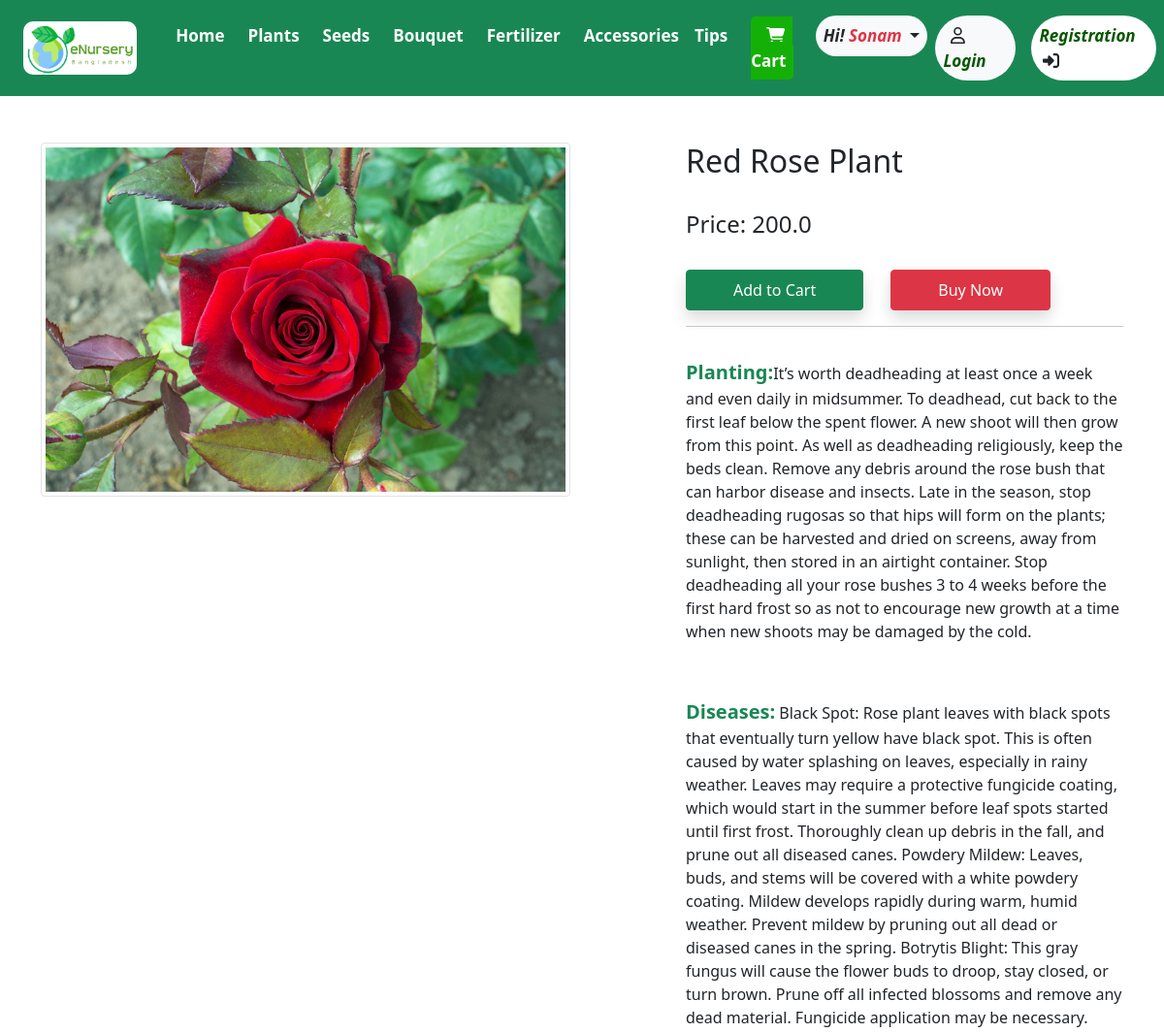
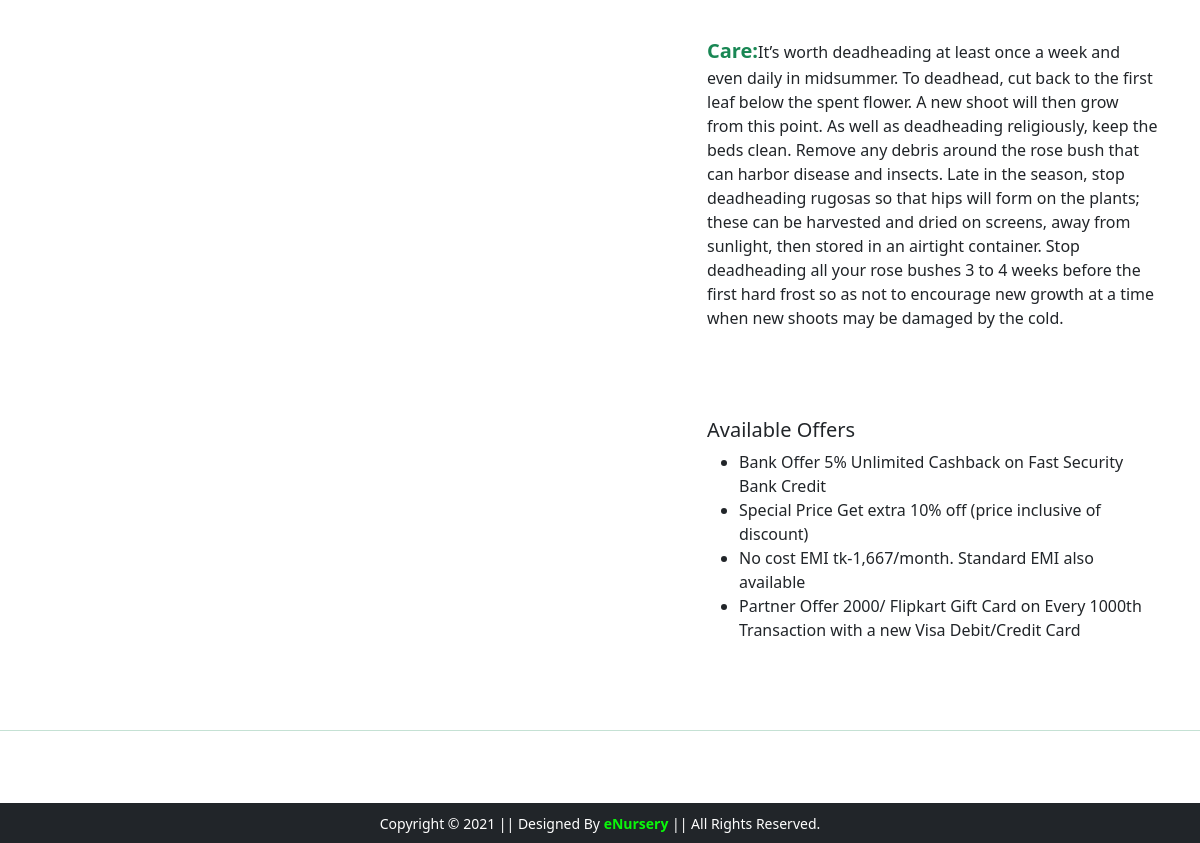
The app's page /product-detail/5 with its own data (2 pictures, top to bottom).
### app/models.py (models this page shows, shortened)
class Product(models.Model):
    title = models.CharField(max_length=60)
    price = models.FloatField(max_length=10)
    planting = models.TextField(max_length=10000, blank=True)
    care = models.TextField(max_length=10000, blank=True)
    diseases = models.TextField(max_length=1000, blank=True)
    uses = models.TextField(max_length=1000, blank=True)
    grade = models.CharField(max_length=20)
    category = models.CharField(choices=CATEGORY_CHOICE, max_length=20)
    product_image = models.ImageField(upload_to='productimg')

### app/views.py (the view)
# urls.py: path('product-detail/<int:pk>', views.ProductDetailView.as_view(), name='product-detail'),
class ProductDetailView(View):
    def get(self, request, pk):
        product = Product.objects.get(pk=pk)
        return render(request, 'app/productdetail.html', {'product': product})

### app/templates/app/productdetail.html (shortened to what this page needs)
{% extends 'app/base.html' %}
{% load static %}
{% block main-content %}
<div class="container my-5">
 <div class="row">
  <div class="col-sm-6 text-center align-self-lg-start">
   <img src="{{product.product_image.url}}" alt="" class="img-fluid img-thumbnail">
  </div>
  <div class="col-sm-5 offset-sm-1">
   <h2>{{product.title}}</h2> <br>
   <h4>Price: {{product.price}}</h4> <br>
   <a href="{% url 'add-to-cart' %}" class="btn btn-success shadow px-5 py-2">Add to Cart</a>
   <a href="{% url 'buy-now' %}" class="btn btn-danger shadow px-5 py-2 ms-4">Buy Now</a>
   <hr>
    <p class="py-3"><span class="fw-bold text-success fs-5">Planting:</span>{{product.planting}}</p> <br>
    <p><span class="fw-bold text-success fs-5">Diseases:</span> {{product.diseases}}</p> <br>
    <p><span class="fw-bold text-success fs-5">Care:</span>{{product.care}}  </p> <br>
   <h5 class="mt-5">Available Offers</h5>
   <ul>
    <li>Bank Offer 5% Unlimited Cashback on Fast Security Bank Credit</li>
    <li>Special Price Get extra 10% off (price inclusive of discount)</li>
    <li>No cost EMI tk-1,667/month. Standard EMI also available</li>
    <li>Partner Offer 2000/ Flipkart Gift Card on Every 1000th Transaction with a new Visa Debit/Credit Card</li>
   </ul>
  </div>
 </div>
</div>
{% endblock main-content %}

### records on screen
Product: product_image (picture), title "Red Rose Plant", price "200.0", planting "It’s worth deadheading at least once a week and even daily in midsummer. To deadhead, cut back to the first leaf below the spent flower. A new shoot will then grow from this point. As well as deadheading religiously, keep the beds clean. Remove any debris around the rose bush that can harbor disease and insects. Late in the season, stop deadheading rugosas so that hips will form on the plants; these can be harvested and dried on screens, away from sunlight, then stored in an airtight container. Stop deadheading all your rose bushes 3 to 4 weeks before the first hard frost so as not to encourage new growth at a time when new shoots may be damaged by the cold.", diseases "Black Spot: Rose plant leaves with black spots that eventually turn yellow have black spot. This is often caused by water splashing on leaves, especially in rainy weather. Leaves may require a protective fungicide coating, which would start in the summer before leaf spots started until first frost. Thoroughly clean up debris in the fall, and prune out all diseased canes. Powdery Mildew: Leaves, buds, and stems will be covered with a white powdery coating. Mildew develops rapidly during warm, humid weather. Prevent mildew by pruning out all dead or diseased canes in the spring. Botrytis Blight: This gray fungus will cause the flower buds to droop, stay closed, or turn brown. Prune off all…", care "It’s worth deadheading at least once a week and even daily in midsummer. To deadhead, cut back to the first leaf below the spent flower. A new shoot will then grow from this point. As well as deadheading religiously, keep the beds clean. Remove any debris around the rose bush that can harbor disease and insects. Late in the season, stop deadheading rugosas so that hips will form on the plants; these can be harvested and dried on screens, away from sunlight, then stored in an airtight container. Stop deadheading all your rose bushes 3 to 4 weeks before the first hard frost so as not to encourage new growth at a time when new shoots may be damaged by the cold."
